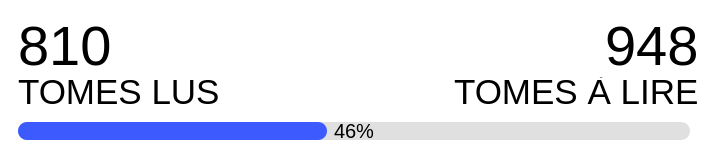
<?xml version="1.0" encoding="UTF-8"?>
<ui version="4.0">
 <class>Form</class>
 <widget class="QWidget" name="Form">
  <property name="geometry">
   <rect>
    <x>0</x>
    <y>0</y>
    <width>717</width>
    <height>160</height>
   </rect>
  </property>
  <property name="minimumSize">
   <size>
    <width>717</width>
    <height>141</height>
   </size>
  </property>
  <property name="maximumSize">
   <size>
    <width>717</width>
    <height>160</height>
   </size>
  </property>
  <property name="windowTitle">
   <string>Form</string>
  </property>
  <property name="styleSheet">
   <string notr="true">QWidget  {
	
	background-color:  #FFF;
}

#lecture_progress_bar
{
    background: #e0e0e0;
    color: #000;
    border-radius: 9px;
}

#lecture_progress_bar::chunk
{
    background-color: #3d5afe;
    border-radius: 9px;
}</string>
  </property>
  <layout class="QVBoxLayout" name="verticalLayout">
   <property name="spacing">
    <number>0</number>
   </property>
   <property name="leftMargin">
    <number>18</number>
   </property>
   <property name="topMargin">
    <number>20</number>
   </property>
   <property name="rightMargin">
    <number>18</number>
   </property>
   <property name="bottomMargin">
    <number>20</number>
   </property>
   <item>
    <layout class="QHBoxLayout" name="label_horizontal_layout">
     <property name="spacing">
      <number>0</number>
     </property>
     <item>
      <layout class="QVBoxLayout" name="tome_lus_vertical_layout">
       <property name="spacing">
        <number>0</number>
       </property>
       <item alignment="Qt::AlignLeft|Qt::AlignTop">
        <widget class="QLabel" name="value_tome_lus_label">
         <property name="minimumSize">
          <size>
           <width>0</width>
           <height>50</height>
          </size>
         </property>
         <property name="maximumSize">
          <size>
           <width>16777215</width>
           <height>50</height>
          </size>
         </property>
         <property name="font">
          <font>
           <family>Helvetica</family>
           <pointsize>42</pointsize>
           <weight>50</weight>
           <bold>false</bold>
          </font>
         </property>
         <property name="text">
          <string>810</string>
         </property>
        </widget>
       </item>
       <item alignment="Qt::AlignLeft|Qt::AlignBottom">
        <widget class="QLabel" name="name_tome_lus_label">
         <property name="minimumSize">
          <size>
           <width>0</width>
           <height>30</height>
          </size>
         </property>
         <property name="maximumSize">
          <size>
           <width>16777215</width>
           <height>30</height>
          </size>
         </property>
         <property name="font">
          <font>
           <family>Helvetica</family>
           <pointsize>26</pointsize>
          </font>
         </property>
         <property name="text">
          <string>TOMES LUS</string>
         </property>
        </widget>
       </item>
      </layout>
     </item>
     <item>
      <layout class="QVBoxLayout" name="tome_a_lire_vertical_layout">
       <property name="spacing">
        <number>0</number>
       </property>
       <property name="rightMargin">
        <number>0</number>
       </property>
       <item alignment="Qt::AlignRight|Qt::AlignTop">
        <widget class="QLabel" name="value_tome_a_lire_label">
         <property name="sizePolicy">
          <sizepolicy hsizetype="Fixed" vsizetype="Fixed">
           <horstretch>0</horstretch>
           <verstretch>0</verstretch>
          </sizepolicy>
         </property>
         <property name="minimumSize">
          <size>
           <width>0</width>
           <height>50</height>
          </size>
         </property>
         <property name="maximumSize">
          <size>
           <width>16777215</width>
           <height>50</height>
          </size>
         </property>
         <property name="font">
          <font>
           <family>Helvetica</family>
           <pointsize>42</pointsize>
          </font>
         </property>
         <property name="contextMenuPolicy">
          <enum>Qt::PreventContextMenu</enum>
         </property>
         <property name="layoutDirection">
          <enum>Qt::LeftToRight</enum>
         </property>
         <property name="text">
          <string>948</string>
         </property>
        </widget>
       </item>
       <item alignment="Qt::AlignRight|Qt::AlignBottom">
        <widget class="QLabel" name="name_tome_a_lire_label">
         <property name="minimumSize">
          <size>
           <width>0</width>
           <height>30</height>
          </size>
         </property>
         <property name="maximumSize">
          <size>
           <width>16777215</width>
           <height>30</height>
          </size>
         </property>
         <property name="font">
          <font>
           <family>Helvetica</family>
           <pointsize>26</pointsize>
          </font>
         </property>
         <property name="text">
          <string>TOMES À LIRE</string>
         </property>
        </widget>
       </item>
      </layout>
     </item>
    </layout>
   </item>
   <item>
    <spacer name="vertical_spacer_15">
     <property name="orientation">
      <enum>Qt::Vertical</enum>
     </property>
     <property name="sizeType">
      <enum>QSizePolicy::Fixed</enum>
     </property>
     <property name="sizeHint" stdset="0">
      <size>
       <width>15</width>
       <height>15</height>
      </size>
     </property>
    </spacer>
   </item>
   <item>
    <widget class="QProgressBar" name="lecture_progress_bar">
     <property name="sizePolicy">
      <sizepolicy hsizetype="Maximum" vsizetype="Fixed">
       <horstretch>0</horstretch>
       <verstretch>0</verstretch>
      </sizepolicy>
     </property>
     <property name="minimumSize">
      <size>
       <width>672</width>
       <height>18</height>
      </size>
     </property>
     <property name="maximumSize">
      <size>
       <width>672</width>
       <height>18</height>
      </size>
     </property>
     <property name="font">
      <font>
       <family>Helvetica</family>
       <pointsize>15</pointsize>
      </font>
     </property>
     <property name="maximum">
      <number>100</number>
     </property>
     <property name="value">
      <number>46</number>
     </property>
     <property name="alignment">
      <set>Qt::AlignCenter</set>
     </property>
     <property name="textVisible">
      <bool>true</bool>
     </property>
     <property name="orientation">
      <enum>Qt::Horizontal</enum>
     </property>
    </widget>
   </item>
  </layout>
 </widget>
 <resources/>
 <connections/>
</ui>
